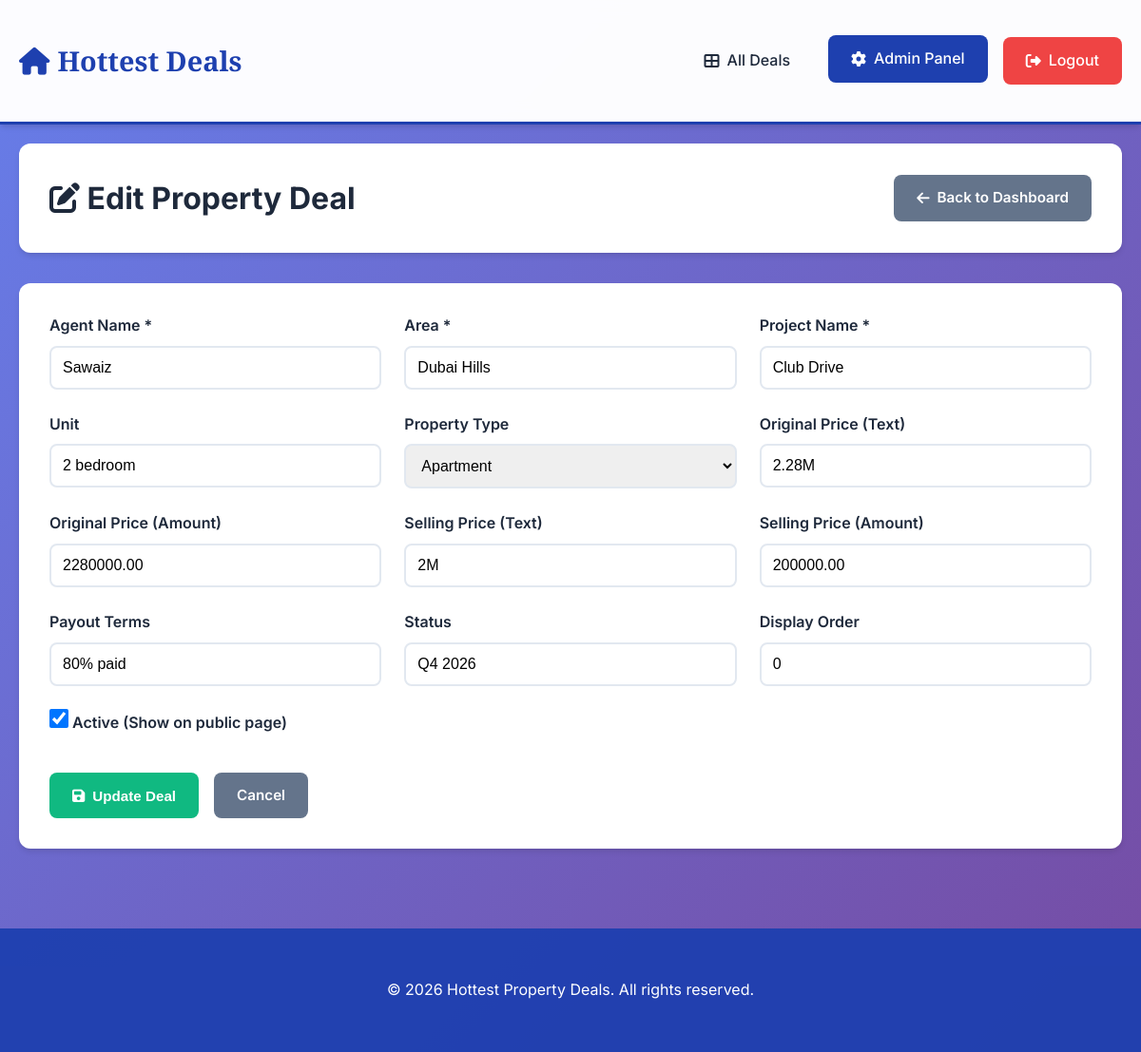
Screenshot of /admin/edit.php?id=18 (signed in) with the database file from the repository.
### tables this page shows
CREATE TABLE `hottest_deals` (
  `id` int(10) unsigned NOT NULL AUTO_INCREMENT,
  `agent_name` varchar(100) NOT NULL,
  `area` varchar(150) NOT NULL,
  `project_name` varchar(150) NOT NULL,
  `unit` varchar(50) DEFAULT NULL,
  `property_type` varchar(50) DEFAULT NULL,
  `op_text` varchar(30) DEFAULT NULL,
  `sp_text` varchar(30) DEFAULT NULL,
  `op_amount` decimal(15,2) DEFAULT NULL,
  `sp_amount` decimal(15,2) DEFAULT NULL,
  `payout` varchar(255) DEFAULT NULL,
  `status_text` varchar(100) DEFAULT NULL,
  `display_order` int(11) NOT NULL DEFAULT 0,
  `is_active` tinyint(1) NOT NULL DEFAULT 1,
  `created_at` timestamp NULL DEFAULT current_timestamp(),
  `updated_at` timestamp NULL DEFAULT current_timestamp() ON UPDATE current_timestamp(),
  PRIMARY KEY (`id`)
);

### admin/edit.php (the view, shortened to what this page needs)
<?php
$conn = getDbConnection();
$id = intval($_GET['id'] ?? 0);
$stmt = $conn->prepare("SELECT * FROM hottest_deals WHERE id = ?");
$stmt->bind_param('i', $id);
$stmt->execute();
$result = $stmt->get_result();
$deal = $result->fetch_assoc();
include '../includes/header.php';
?>
<div class="container">
    <div class="form-header">
        <h1><i class="fas fa-edit"></i> Edit Property Deal</h1>
        <a href="dashboard.php" class="btn btn-secondary"><i class="fas fa-arrow-left"></i> Back to Dashboard</a>
    </div>
    <form method="POST" class="admin-form">
        <div class="form-grid">
            <div class="form-group">
                <label>Agent Name *</label>
                <input type="text" name="agent_name" value="<?php echo htmlspecialchars($deal['agent_name']); ?>" required>
            </div>
            <div class="form-group">
                <label>Area *</label>
                <input type="text" name="area" value="<?php echo htmlspecialchars($deal['area']); ?>" required>
            </div>
            <div class="form-group">
                <label>Project Name *</label>
                <input type="text" name="project_name" value="<?php echo htmlspecialchars($deal['project_name']); ?>" required>
            </div>
            <div class="form-group">
                <label>Unit</label>
                <input type="text" name="unit" value="<?php echo htmlspecialchars($deal['unit'] ?? ''); ?>" placeholder="e.g., 3 Bed">
            </div>
            <div class="form-group">
                <label>Property Type</label>
                <select name="property_type">
                    <option value="Apartment" <?php echo $deal['property_type'] == 'Apartment' ? 'selected' : ''; ?>>Apartment</option>
                </select>
            </div>
            <div class="form-group">
                <label>Original Price (Text)</label>
                <input type="text" name="op_text" value="<?php echo htmlspecialchars($deal['op_text'] ?? ''); ?>" placeholder="e.g., 1.5M">
            </div>
            <div class="form-group">
                <label>Original Price (Amount)</label>
                <input type="number" name="op_amount" value="<?php echo $deal['op_amount']; ?>" step="0.01" placeholder="1500000.00">
            </div>
            <div class="form-group">
                <label>Selling Price (Text)</label>
                <input type="text" name="sp_text" value="<?php echo htmlspecialchars($deal['sp_text'] ?? ''); ?>" placeholder="e.g., 1.4M">
            </div>
            <div class="form-group">
                <label>Selling Price (Amount)</label>
                <input type="number" name="sp_amount" value="<?php echo $deal['sp_amount']; ?>" step="0.01" placeholder="1400000.00">
            </div>
            <div class="form-group">
                <label>Payout Terms</label>
                <input type="text" name="payout" value="<?php echo htmlspecialchars($deal['payout'] ?? ''); ?>" placeholder="e.g., 60% Paid">
            </div>
            <div class="form-group">
                <label>Status</label>
                <input type="text" name="status_text" value="<?php echo htmlspecialchars($deal['status_text'] ?? ''); ?>" placeholder="e.g., 2027, Ready">
            </div>
            <div class="form-group">
                <label>Display Order</label>
                <input type="number" name="display_order" value="<?php echo $deal['display_order']; ?>">
            </div>
        </div>
        <div class="form-group checkbox-group">
            <label>
                <input type="checkbox" name="is_active" <?php echo $deal['is_active'] ? 'checked' : ''; ?>>
                <span>Active (Show on public page)</span>
            </label>
        </div>
        <div class="form-actions">
            <button type="submit" class="btn btn-success"><i class="fas fa-save"></i> Update Deal</button>
            <a href="dashboard.php" class="btn btn-secondary">Cancel</a>
        </div>
    </form>
</div>
<?php
include '../includes/footer.php';
?>

### assets/style.css (style rules this page uses)
* { margin: 0; padding: 0; box-sizing: border-box; }
:root { --primary: #1e40af; --primary-dark: #1e3a8a; --secondary: #0ea5e9; --success: #10b981; --warning: #f59e0b; --danger: #ef4444; --light: #f8fafc; --dark: #1e293b; --border: #e2e8f0; --shadow: 0 4px 6px -1px rgba(0, 0, 0, 0.1), 0 2px 4px -1px rgba(0, 0, 0, 0.06); }
body { font-family: 'Inter', sans-serif; background: linear-gradient(135deg, #667eea 0%, #764ba2 100%); background-attachment: fixed; min-height: 100vh; color: var(--dark); line-height: 1.6; }
.container { max-width: 1400px; margin: 0 auto; padding: 20px; }
.btn { padding: 0.75rem 1.5rem; border: none; border-radius: 8px; font-weight: 600; cursor: pointer; transition: all 0.3s ease; text-decoration: none; display: inline-flex; align-items: center; gap: 0.5rem; font-size: 0.95rem; }
.btn-secondary { background: #64748b; color: white; }
.btn-success { background: var(--success); color: white; }
.form-header { background: white; padding: 2rem; border-radius: 12px; margin-bottom: 2rem; box-shadow: var(--shadow); display: flex; justify-content: space-between; align-items: center; }
.admin-form { background: white; padding: 2rem; border-radius: 12px; box-shadow: var(--shadow); }
.form-grid { display: grid; grid-template-columns: repeat(auto-fit, minmax(300px, 1fr)); gap: 1.5rem; margin-bottom: 1.5rem; }
.form-group { display: flex; flex-direction: column; }
.form-group label { margin-bottom: 0.5rem; font-weight: 600; color: var(--dark); }
.form-group input, .form-group select, .form-group textarea { padding: 0.75rem; border: 2px solid var(--border); border-radius: 8px; font-size: 1rem; transition: all 0.3s ease; }
.checkbox-group { flex-direction: row; align-items: center; gap: 0.5rem; }
.checkbox-group input[type="checkbox"] { width: 20px; height: 20px; cursor: pointer; }
.form-actions { display: flex; gap: 1rem; margin-top: 2rem; }

### rows the page displays
hottest_deals: agent_name "Sawaiz", area "Dubai Hills", project_name "Club Drive", unit "2 bedroom", property_type "Apartment", op_text "2.28M", op_amount "2280000.00", sp_text "2M", sp_amount "200000.00", payout "80% paid", status_text "Q4 2026", display_order "0", is_active "☑"
